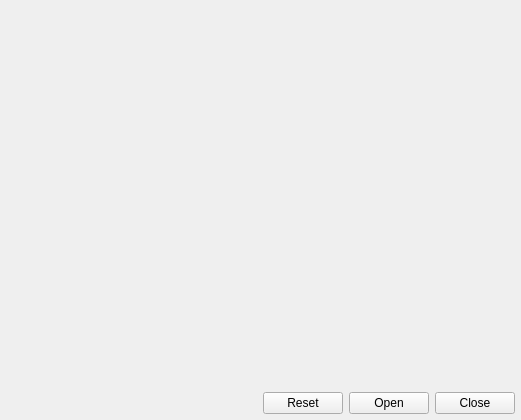
<?xml version="1.0" encoding="UTF-8"?>
<ui version="4.0">
 <class>IspTerminal</class>
 <widget class="QWidget" name="IspTerminal">
  <property name="geometry">
   <rect>
    <x>0</x>
    <y>0</y>
    <width>521</width>
    <height>420</height>
   </rect>
  </property>
  <property name="windowTitle">
   <string>Form</string>
  </property>
  <layout class="QVBoxLayout" name="verticalLayout">
   <property name="margin">
    <number>6</number>
   </property>
   <item>
    <widget class="CTerminal" name="terminalWidget" native="true">
     <property name="sizePolicy">
      <sizepolicy hsizetype="Preferred" vsizetype="MinimumExpanding">
       <horstretch>0</horstretch>
       <verstretch>0</verstretch>
      </sizepolicy>
     </property>
    </widget>
   </item>
   <item>
    <layout class="QHBoxLayout" name="horizontalLayout">
     <item>
      <spacer name="horizontalSpacer">
       <property name="orientation">
        <enum>Qt::Horizontal</enum>
       </property>
       <property name="sizeHint" stdset="0">
        <size>
         <width>40</width>
         <height>20</height>
        </size>
       </property>
      </spacer>
     </item>
     <item>
      <widget class="QPushButton" name="resetButton">
       <property name="sizePolicy">
        <sizepolicy hsizetype="Fixed" vsizetype="Fixed">
         <horstretch>0</horstretch>
         <verstretch>0</verstretch>
        </sizepolicy>
       </property>
       <property name="text">
        <string>Reset</string>
       </property>
      </widget>
     </item>
     <item>
      <widget class="QPushButton" name="openButton">
       <property name="sizePolicy">
        <sizepolicy hsizetype="Fixed" vsizetype="Fixed">
         <horstretch>0</horstretch>
         <verstretch>0</verstretch>
        </sizepolicy>
       </property>
       <property name="text">
        <string>Open</string>
       </property>
      </widget>
     </item>
     <item>
      <widget class="QPushButton" name="closeButton">
       <property name="sizePolicy">
        <sizepolicy hsizetype="Fixed" vsizetype="Fixed">
         <horstretch>0</horstretch>
         <verstretch>0</verstretch>
        </sizepolicy>
       </property>
       <property name="text">
        <string>Close</string>
       </property>
      </widget>
     </item>
    </layout>
   </item>
  </layout>
 </widget>
 <customwidgets>
  <customwidget>
   <class>CTerminal</class>
   <extends>QWidget</extends>
   <header>CSdk/CTerminal.h</header>
   <container>1</container>
  </customwidget>
 </customwidgets>
 <resources/>
 <connections/>
</ui>
